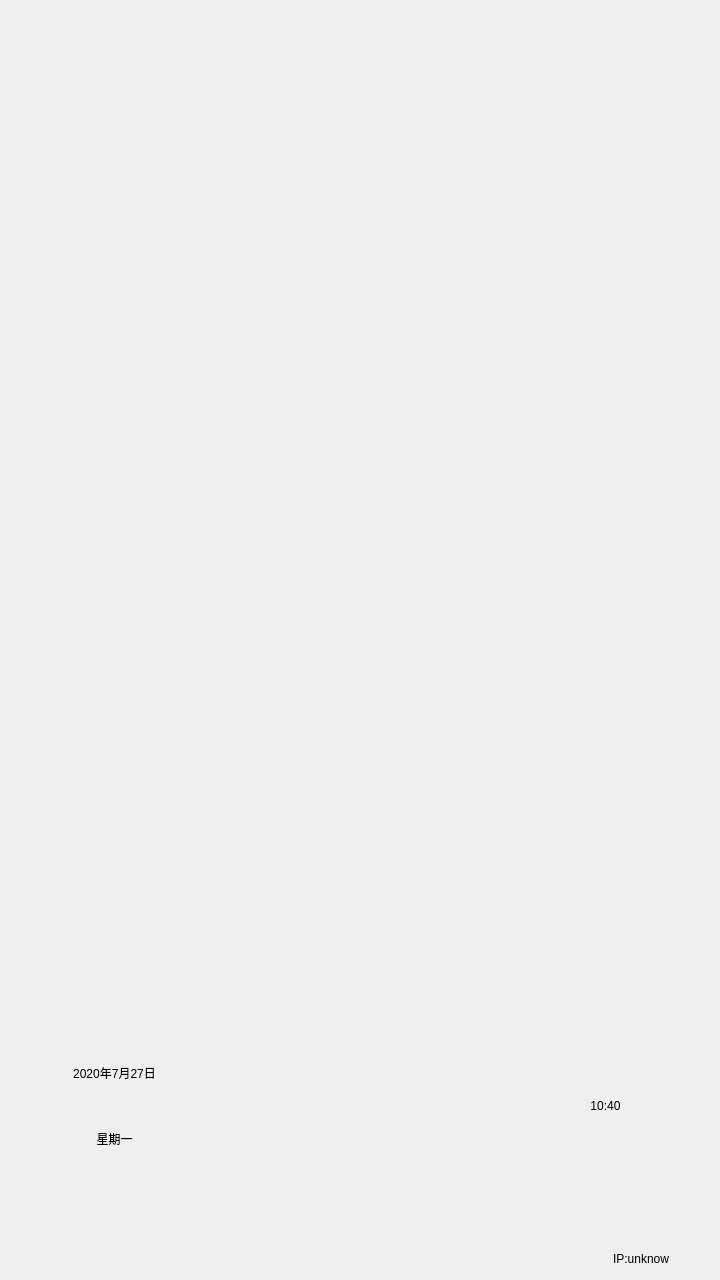
<?xml version="1.0" encoding="UTF-8"?>
<ui version="4.0">
 <class>Widget</class>
 <widget class="QWidget" name="Widget">
  <property name="minimumSize">
   <size>
    <width>0</width>
    <height>1280</height>
   </size>
  </property>
  <property name="maximumSize">
   <size>
    <width>800</width>
    <height>1280</height>
   </size>
  </property>
  <property name="windowTitle">
   <string>Widget</string>
  </property>
  <property name="styleSheet">
   <string notr="true">QWidget{
	border: 0px;	
	outline: none;
}</string>
  </property>
  <layout class="QVBoxLayout" name="verticalLayout">
   <property name="spacing">
    <number>0</number>
   </property>
   <property name="leftMargin">
    <number>0</number>
   </property>
   <property name="topMargin">
    <number>0</number>
   </property>
   <property name="rightMargin">
    <number>0</number>
   </property>
   <property name="bottomMargin">
    <number>0</number>
   </property>
   <item>
    <widget class="QFrame" name="mpMainPage">
     <property name="sizePolicy">
      <sizepolicy hsizetype="Preferred" vsizetype="Expanding">
       <horstretch>0</horstretch>
       <verstretch>0</verstretch>
      </sizepolicy>
     </property>
     <property name="styleSheet">
      <string notr="true"/>
     </property>
     <property name="frameShape">
      <enum>QFrame::StyledPanel</enum>
     </property>
     <property name="frameShadow">
      <enum>QFrame::Raised</enum>
     </property>
    </widget>
   </item>
   <item>
    <widget class="QFrame" name="mpBottomBar">
     <property name="minimumSize">
      <size>
       <width>720</width>
       <height>340</height>
      </size>
     </property>
     <property name="maximumSize">
      <size>
       <width>800</width>
       <height>340</height>
      </size>
     </property>
     <property name="styleSheet">
      <string notr="true">QFrame#mpBottomBar {
border-image: url(:/image/img_bottombar_bg.png);
}</string>
     </property>
     <property name="frameShape">
      <enum>QFrame::StyledPanel</enum>
     </property>
     <property name="frameShadow">
      <enum>QFrame::Raised</enum>
     </property>
     <layout class="QVBoxLayout" name="verticalLayout_2" stretch="7,1">
      <property name="spacing">
       <number>0</number>
      </property>
      <property name="leftMargin">
       <number>20</number>
      </property>
      <property name="topMargin">
       <number>0</number>
      </property>
      <property name="rightMargin">
       <number>20</number>
      </property>
      <property name="bottomMargin">
       <number>0</number>
      </property>
      <item>
       <layout class="QGridLayout" name="gridLayout" columnstretch="189,302,189">
        <property name="leftMargin">
         <number>0</number>
        </property>
        <property name="rightMargin">
         <number>0</number>
        </property>
        <property name="spacing">
         <number>0</number>
        </property>
        <item row="2" column="0">
         <widget class="QLabel" name="mpWeekLab">
          <property name="text">
           <string>星期一</string>
          </property>
          <property name="alignment">
           <set>Qt::AlignCenter</set>
          </property>
         </widget>
        </item>
        <item row="0" column="0">
         <spacer name="horizontalSpacer">
          <property name="orientation">
           <enum>Qt::Horizontal</enum>
          </property>
          <property name="sizeHint" stdset="0">
           <size>
            <width>40</width>
            <height>100</height>
           </size>
          </property>
         </spacer>
        </item>
        <item row="0" column="2">
         <spacer name="horizontalSpacer_2">
          <property name="orientation">
           <enum>Qt::Horizontal</enum>
          </property>
          <property name="sizeHint" stdset="0">
           <size>
            <width>40</width>
            <height>20</height>
           </size>
          </property>
         </spacer>
        </item>
        <item row="1" column="0">
         <widget class="QLabel" name="mpDateLab">
          <property name="text">
           <string>2020年7月27日</string>
          </property>
          <property name="alignment">
           <set>Qt::AlignCenter</set>
          </property>
         </widget>
        </item>
        <item row="3" column="0">
         <widget class="QLabel" name="mpProductLab">
          <property name="text">
           <string/>
          </property>
         </widget>
        </item>
        <item row="0" column="1" rowspan="4">
         <widget class="QPushButton" name="mpStandbyBtn">
          <property name="minimumSize">
           <size>
            <width>240</width>
            <height>240</height>
           </size>
          </property>
          <property name="font">
           <font>
            <pointsize>16</pointsize>
           </font>
          </property>
          <property name="styleSheet">
           <string notr="true">/*
QPushButton{
	color: rgb(204, 204, 204);
	border-image: url(:/image/icon_welcom_btn.png);
/*	outline: none;
}

QPushButton:hover, QPushButton:pressed{
	color: rgb(204, 204, 204);
	border-image: url(:/image/icon_welcom_btn.png);
/*	outline: none;
}
*/</string>
          </property>
          <property name="text">
           <string/>
          </property>
         </widget>
        </item>
        <item row="1" column="2" rowspan="2">
         <widget class="QLabel" name="mpTimeLab">
          <property name="text">
           <string>10:40</string>
          </property>
          <property name="alignment">
           <set>Qt::AlignCenter</set>
          </property>
         </widget>
        </item>
       </layout>
      </item>
      <item>
       <layout class="QHBoxLayout" name="horizontalLayout" stretch="1,1">
        <property name="spacing">
         <number>8</number>
        </property>
        <property name="rightMargin">
         <number>0</number>
        </property>
        <item>
         <widget class="QLabel" name="mpIPLab">
          <property name="sizePolicy">
           <sizepolicy hsizetype="Preferred" vsizetype="Preferred">
            <horstretch>0</horstretch>
            <verstretch>0</verstretch>
           </sizepolicy>
          </property>
          <property name="minimumSize">
           <size>
            <width>0</width>
            <height>42</height>
           </size>
          </property>
          <property name="maximumSize">
           <size>
            <width>16777215</width>
            <height>42</height>
           </size>
          </property>
          <property name="text">
           <string>IP:unknow</string>
          </property>
          <property name="alignment">
           <set>Qt::AlignRight|Qt::AlignTrailing|Qt::AlignVCenter</set>
          </property>
         </widget>
        </item>
        <item>
         <widget class="QLabel" name="mpWIFILab">
          <property name="sizePolicy">
           <sizepolicy hsizetype="Fixed" vsizetype="Expanding">
            <horstretch>0</horstretch>
            <verstretch>0</verstretch>
           </sizepolicy>
          </property>
          <property name="minimumSize">
           <size>
            <width>23</width>
            <height>18</height>
           </size>
          </property>
          <property name="styleSheet">
           <string notr="true">QLabel#mpWIFILab {
	image: url(:/image/icon_wifi_disconnect.png);
}</string>
          </property>
          <property name="text">
           <string/>
          </property>
          <property name="alignment">
           <set>Qt::AlignHCenter|Qt::AlignTop</set>
          </property>
         </widget>
        </item>
       </layout>
      </item>
     </layout>
    </widget>
   </item>
  </layout>
 </widget>
 <layoutdefault spacing="6" margin="11"/>
 <resources/>
 <connections/>
</ui>
